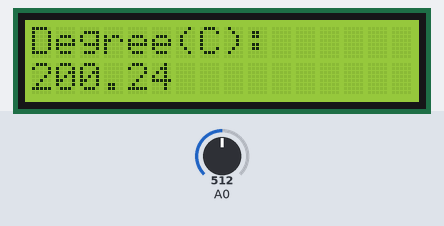
Recording of a sketch running on a simulated Arduino Uno, built with avr-gcc and run on an emulated ATmega328P. Parts: 16×2 character LCD. The test bench sets the inputs (shaded band); at power-on: A0 = 512.

Above: at 1.2 s.
1.3 s: A0 set to 716
At 2.4 s:
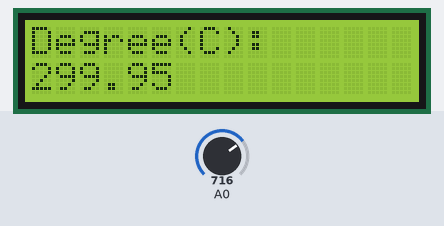
2.8 s: A0 set to 900
At 3.5 s:
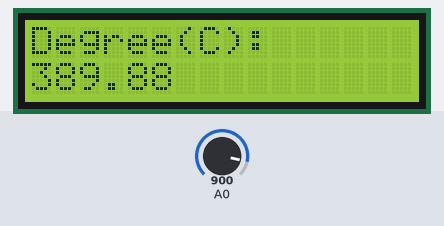
4.3 s: A0 set to 1023
At 4.7 s:
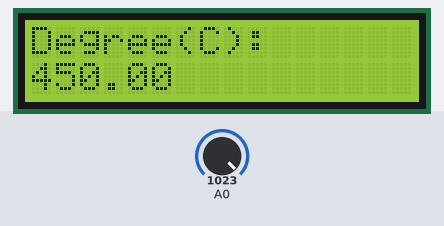
Timing chart, 0 to 7.3 s (numbered marks = the images above; inputs shaded):
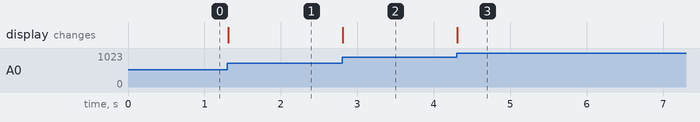

The sketch:

20127318.ino
```cpp
// C++ code
//
#include <Adafruit_LiquidCrystal.h>

Adafruit_LiquidCrystal lcd_1(0);

void setup()
{
  lcd_1.begin(16, 2);

  lcd_1.print("Degree(C):");
  pinMode(A0, INPUT);

}

void loop()
{
  float value = analogRead(A0);
  float celsius = (value * 5 / 1023) / 0.01 - 50;
  lcd_1.setCursor(0, 1);
  lcd_1.print(celsius);
}
```

Measured:
- after the input at 1.3 s, the display: changes at once (image 1)
- after the input at 2.8 s, the display: changes at once (image 2)
- after the input at 4.3 s, the display: changes at once (image 3)
